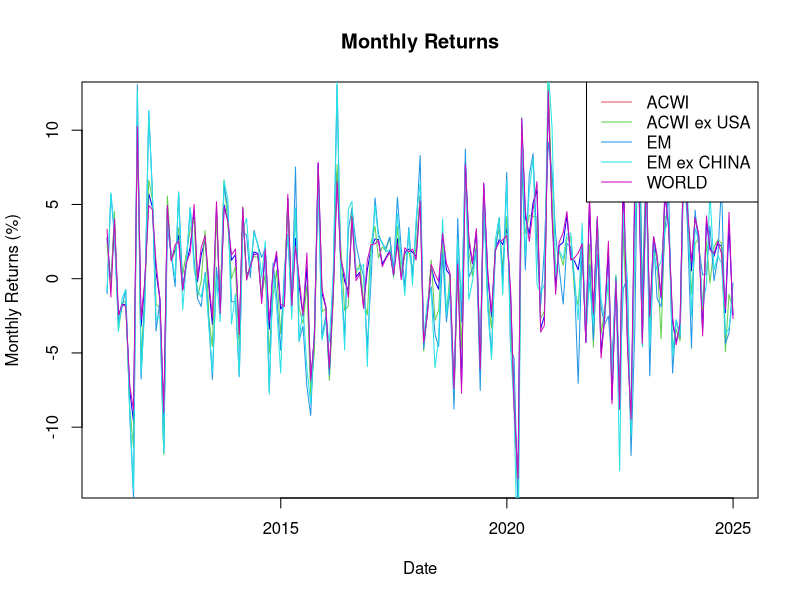
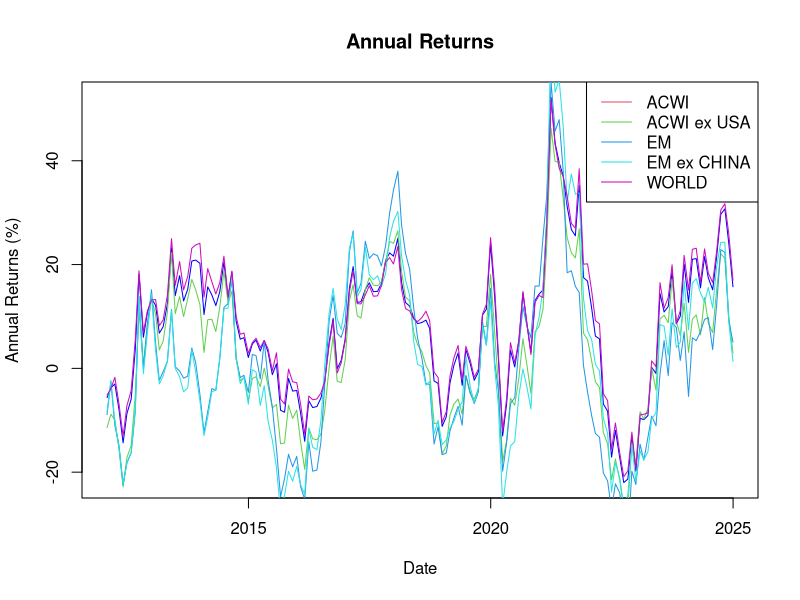

These figures' R source, in order:
# Load required libraries
library(readxl)

# Read the Excel file
msci_data <- read_excel("MSCI-Indexes.xlsx")

# Functions to calculate monthly returns and Data Frame with the results
monthly_returns <- function(index) {
  returns <- numeric()
  for (i in seq_along(index)) {
    if (i == 1) {
      next
    }
    returns <- c(returns, 100 * (index[i] - index[i - 1]) / index[i - 1])
  }
  returns
}

calculate_monthly_returns <- function(data) {
  dates <- data$"Date"

  returns_df <- data.frame(Date = dates[-1])

  for (col in names(data)[-1]) {
    returns_df[[col]] <- monthly_returns(data[[col]])
  }

  returns_df
}


# Functions to calculate annual returns and Data Frame with the results
annual_returns <- function(index) {
  returns <- numeric()
  for (i in seq_along(index)) {
    if (i <= 12) {
      next  # Skip the first 12 months since there's no previous year to compare
    }
    returns <- c(returns, 100 * (index[i] - index[i - 12]) / index[i - 12])
  }
  returns
}

calculate_annual_returns <- function(data) {
  dates <- data$"Date"

  # Exclude the first 12 months from the Date column
  returns_df <- data.frame(Date = dates[-(1:12)])

  for (col in names(data)[-1]) {
    returns_df[[col]] <- annual_returns(data[[col]])
  }

  returns_df
}


monthly_returns_df <- calculate_monthly_returns(msci_data)
annual_returns_df <- calculate_annual_returns(msci_data)

# Plot monthly returns
jpeg("monthly_returns_plot.jpg", width = 1920, height = 1080)
plot(monthly_returns_df$Date, monthly_returns_df[[2]], type = "l", col = "blue",
     xlab = "Date", ylab = "Monthly Returns (%)", main = "Monthly Returns")
for (i in 3:ncol(monthly_returns_df)) {
  lines(monthly_returns_df$Date, monthly_returns_df[[i]], col = i)
}
legend("topright", legend = names(monthly_returns_df)[-1], col = 2:ncol(monthly_returns_df), lty = 1)
dev.off()

# Plot annual returns
jpeg("annual_returns_plot.jpg", width = 1920, height = 1080)
plot(annual_returns_df$Date, annual_returns_df[[2]], type = "l", col = "blue",
     xlab = "Date", ylab = "Annual Returns (%)", main = "Annual Returns")
for (i in 3:ncol(annual_returns_df)) {
  lines(annual_returns_df$Date, annual_returns_df[[i]], col = i)
}
legend("topright", legend = names(annual_returns_df)[-1], col = 2:ncol(annual_returns_df), lty = 1)
dev.off()